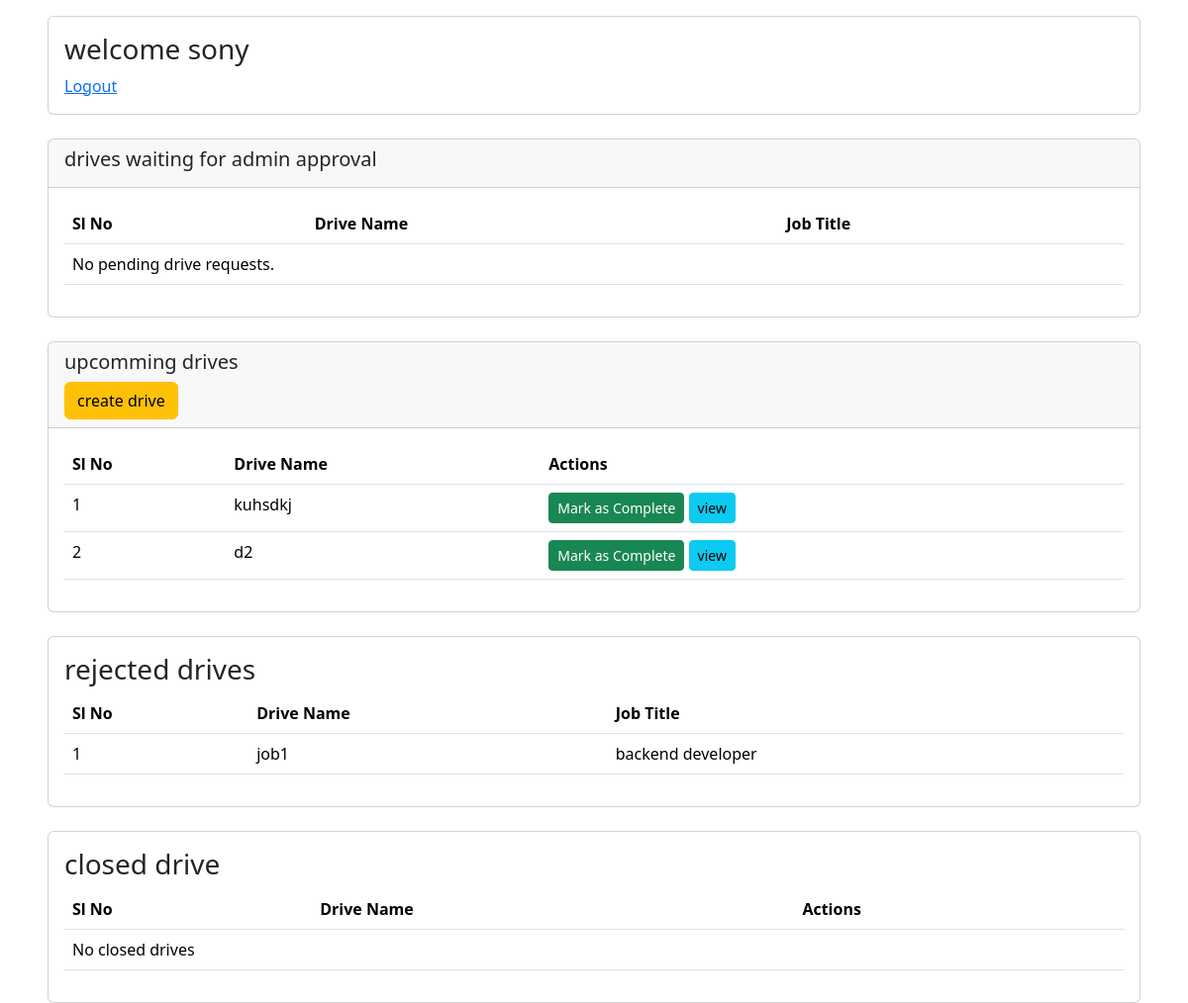
Page /company/dash (signed in) on the earlier database version.
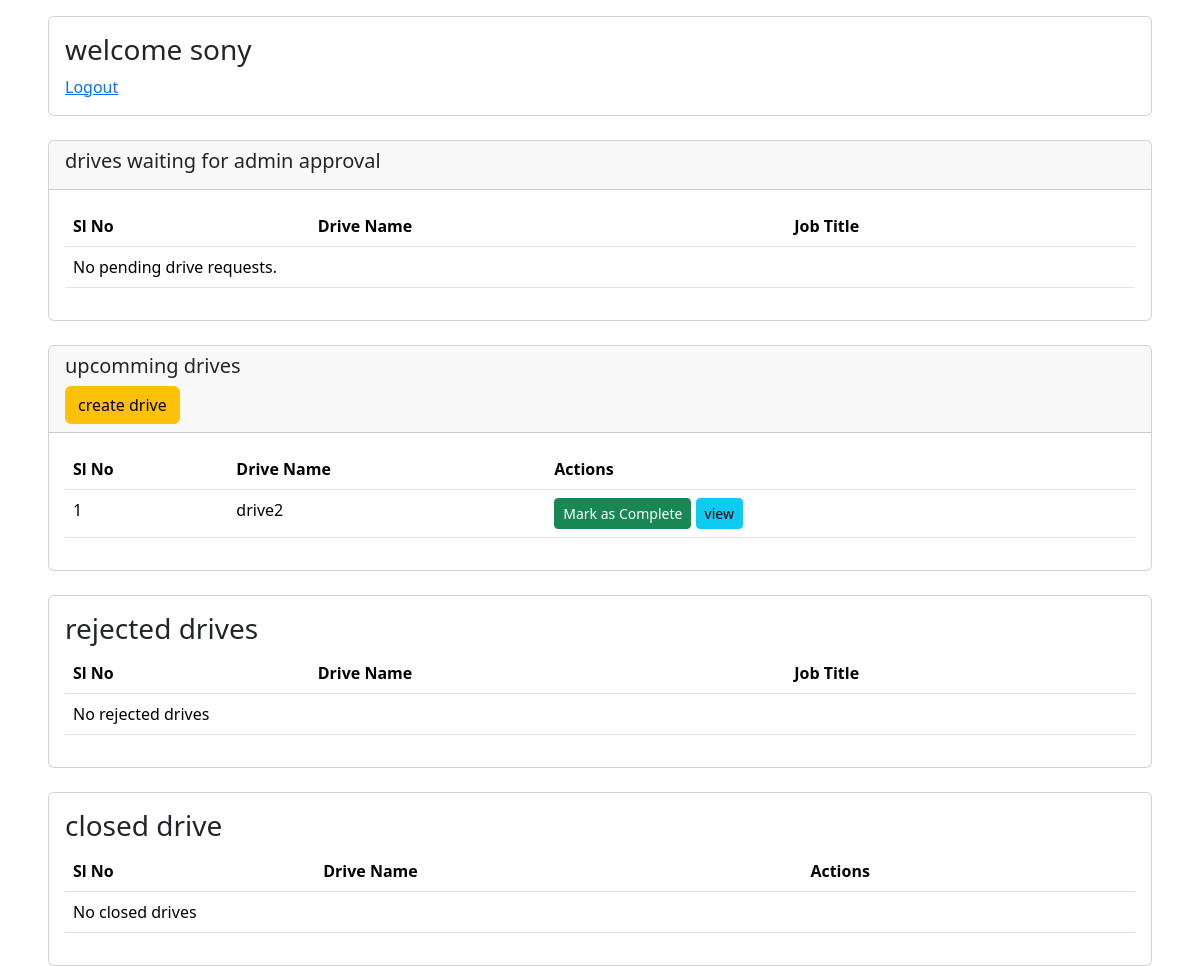
Same page on the later database version.
### backend/models.py (models this page shows)
class PlacementDrive(db.Model):
    __tablename__ = 'placement_drives'
    placemnt_id = db.Column(db.Integer, primary_key=True, autoincrement=True)
    drive_name=db.Column(db.String, nullable=False,unique=True)
    company_id = db.Column(db.Integer, db.ForeignKey('companies.cmp_id'), nullable=False)
    job_title = db.Column(db.String, nullable=False)
    job_description = db.Column(db.Text, nullable=False)
    eligibility_criteria = db.Column(db.Text, nullable=False)
    application_deadline = db.Column(db.DateTime, nullable=False)
    status = db.Column(db.String, default="Pending")
    salary=db.Column(db.Integer,nullable="False")
    skills=db.Column(db.String, nullable=False)
    exp=db.Column(db.String, nullable=False)
    applications = db.relationship('Application', backref='drive', lazy=True)

### backend/routes.py (the view)
@app.route("/company/dash", methods=["GET","POST"])
@login_required
def cm_dash():
    if not isinstance(current_user, Company):
        return "Unauthorized"
    if current_user.approval_status.lower() != "active":
        return "wait for admin's approval"
    rq_drives = PlacementDrive.query.filter_by(company_id=current_user.cmp_id, status="Waiting").all()
    up_drives = PlacementDrive.query.filter_by(company_id=current_user.cmp_id, status="Pending").all()
    cl_drives   = PlacementDrive.query.filter_by(company_id=current_user.cmp_id, status="completed").all()
    rj_drives = PlacementDrive.query.filter_by(company_id=current_user.cmp_id, status="Rejected").all()
    return render_template("company/dash.html",current_comp=current_user,rq_drives=rq_drives,up_drives=up_drives,cl_drives=cl_drives,rj_drives=rj_drives)

### app.py (called while the page is built)
def create_app():
    app=Flask(__name__)
    app.config["SQLALCHEMY_DATABASE_URI"] = "sqlite:///Placement.db"
    db.init_app(app)
    app.config["SECRET_KEY"]="thisgoodday"
    login_manager=LoginManager(app)
    @login_manager.user_loader
    def load_user(email):
        return (db.session.query(Admin).filter_by(email=email).first() or \
        db.session.query(Student).filter_by(email=email).first() or \
        db.session.query(Company).filter_by(email=email).first())
    app.app_context().push()
    db.create_all()
    return app

### templates/company/dash.html (shortened to what the changed rows need)
<!DOCTYPE html>
<html lang="en">
<head>
    <link href="https://cdn.jsdelivr.net/npm/bootstrap@5.3.8/dist/css/bootstrap.min.css" rel="stylesheet">
</head>
<body>
<div class="card mt-4 ms-5 me-5">
    <div class="card-body">
    <table class="table">
        <thead>
            <tr>
                <th>Sl No</th>
                <th>Drive Name</th>
                <th>Job Title</th>
            </tr>
        </thead>
    </table>
    </div>
    </div>
<div class="card mt-4 ms-5 me-5">
    <div class="card-body">
    <table class="table">
        <thead>
            <tr>
                <th>Sl No</th>
                <th>Drive Name</th>
                <th>Actions</th>
            </tr>
        </thead>
            <tbody>
            {% for drive in up_drives %}
            <tr>
                <td>{{ loop.index }}</td>
                <td>{{ drive.drive_name }}</td>
                <td>
                <form method="POST" action="{{ url_for('close_drive', drive_id=drive.placemnt_id) }}" class="d-inline">
                <button type="submit" class="btn btn-success btn-sm">Mark as Complete</button>
                </form>
                <a href="{{ url_for('revw_drive_appln', drive_id=drive.placemnt_id) }}" class="btn btn-info btn-sm">view</a>
                </td>
            </tr>
            {% else %}
            <tr>
            <td colspan="3">No upcoming drives found.</td>
            </tr>
            {% endfor %}
            </tbody>
            </table>
        </div>
    </div>
<div class="card mt-4 ms-5 me-5">
    <div class="card-body">
        <table class="table">
            <thead>
                <tr>
                <th>Sl No</th>
                <th>Drive Name</th>
                <th>Job Title</th>
                </tr>
            </thead>
            <tbody>
            {% for drive in rj_drives %}
                <tr>
                <td>{{ loop.index }}</td>
                <td>{{ drive.drive_name }}</td>
                <td>{{ drive.job_title }}</td>
                </tr>
            {% else %}
            <tr>
        <td colspan="3">No rejected drives</td>
            </tr>
            {% endfor %}
            </tbody>
        </table>
        </div>
    </div>
    <div class="card mt-4 ms-5 me-5">
        <div class="card-body">
            <table class="table">
                <thead>
                    <tr>
                        <th>Sl No</th>
                        <th>Drive Name</th>
                        <th>Actions</th>
                    </tr>
                </thead>
            </table>
        </div>
    </div>
</body>
</html>

Differences in the rows shown:
no longer on this page (row edited): PlacementDrive: drive_name "d2", shown under "upcomming drives"
no longer on this page (row edited): PlacementDrive: drive_name "job1", job_title "backend developer", shown under "rejected drives"
changed PlacementDrive: drive_name "kuhsdkj" → "drive2"
Other differences:
text now shown: "No rejected drives"
